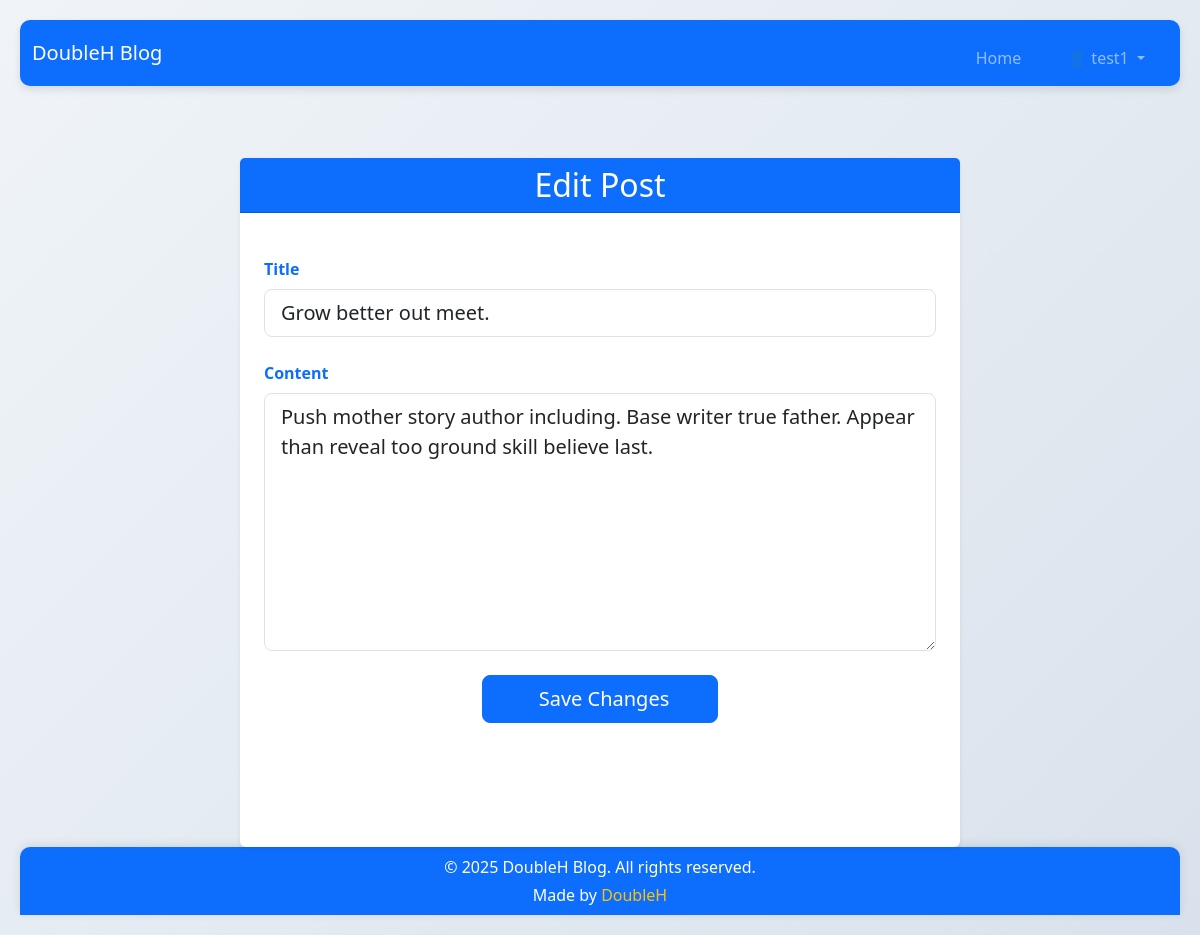
Screenshot of /post/6/edit/ (signed in) with the database file from the repository.
### app/models.py (models this page shows, shortened)
class Post(models.Model):
    user = models.ForeignKey(User, on_delete=models.CASCADE)
    title = models.CharField(max_length=200)
    content = models.TextField()
    created_at = models.DateTimeField(auto_now_add=True)

### app/views.py (the view)
# urls.py: path('post/<int:pk>/edit/', views.edit_post, name='edit_post'),
@login_required
def edit_post(request, pk):
    post = get_object_or_404(Post, pk=pk)
    if request.user != post.user:
        return redirect('user_posts', username=request.user.username)
    if request.method == "POST":
        form = PostForm(request.POST, instance=post)
        if form.is_valid():
            form.save()
            return redirect('user_posts', username=request.user.username)
    else:
        form = PostForm(instance=post)
    return render(request, 'edit_post.html', {'form': form})

### app/forms.py
class PostForm(forms.ModelForm):
    class Meta:
        model = Post
        fields = ['title', 'content']

### app/templates/edit_post.html (shortened to what this page needs)
{% extends 'base.html' %}
{% block content %}
<div class="container mt-5">
    <div class="row justify-content-center">
        <div class="col-md-8">
            <div class="card shadow-sm border-0">
                <div class="card-header bg-primary text-white">
                    <h2 class="card-title text-center mb-0">Edit Post</h2>
                </div>
                <div class="card-body p-4">
                    <form method="POST">
                        <div class="mb-4">
                            <label for="{{ form.title.id_for_label }}" class="form-label fw-bold text-primary">Title</label>
                            <input type="text"
                                   id="{{ form.title.id_for_label }}"
                                   name="{{ form.title.name }}"
                                   value="{{ form.title.value|default_if_none:'' }}"
                                   class="form-control form-control-lg"
                                   placeholder="Enter title">
                        </div>
                        <div class="mb-4">
                            <label for="{{ form.content.id_for_label }}" class="form-label fw-bold text-primary">Content</label>
                            <textarea
                                id="{{ form.content.id_for_label }}"
                                name="{{ form.content.name }}"
                                class="form-control form-control-lg"
                                rows="8"
                                placeholder="Enter content">{{ form.content.value|default_if_none:'' }}</textarea>
                        </div>
                        <div class="text-center mt-4">
                            <button type="submit" class="btn btn-primary btn-lg px-5 py-2">
                                 Save Changes
                            </button>
                        </div>
                    </form>
                </div>
            </div>
        </div>
    </div>
</div>
{% endblock %}

### app/templates/base.html (shortened to what this page needs)
{% load static %}
<!DOCTYPE html>
<html lang="en">
<head>
    <link href="https://cdn.jsdelivr.net/npm/bootstrap@5.3.3/dist/css/bootstrap.min.css" rel="stylesheet">
    <link rel="stylesheet" href="{% static 'style.css' %}">
</head>
<body>
<nav class="navbar navbar-expand-lg navbar-dark bg-primary">
    <div class="container-fluid">
        <a class="navbar-brand" href="/">DoubleH Blog</a>
        <div class="collapse navbar-collapse" id="navbarNav">
            <ul class="navbar-nav ms-auto">
                <li class="nav-item">
                    <a class="nav-link" href="/">Home</a>
                </li>
                {% if user.is_authenticated %}
                <li class="nav-item dropdown">
                    <a class="nav-link dropdown-toggle" href="#" id="navbarDropdown" role="button" data-bs-toggle="dropdown" aria-expanded="false">
                        👤 {{ user.username }}
                    </a>
                </li>
                {% endif %}
            </ul>
        </div>
    </div>
</nav>
<div class="container mt-4 content-wrapper">
    {% block content %}
    {% endblock %}
</div>
<div class="site-footer text-center">
    <div class="container">
        <p class="mb-1">© 2025 DoubleH Blog. All rights reserved.</p>
        <p class="mb-0">Made by <a href="https://github.com/TrinhDuongHoan/flask-tiny-app">DoubleH</a></p>
    </div>
</div>
</body>
</html>

### app/static/style.css (style rules this page uses)
* { margin: 0; padding: 0; box-sizing: border-box; }
body { font-family: 'Segoe UI', Tahoma, Geneva, Verdana, sans-serif; background: linear-gradient(135deg, #f0f4f8, #d9e2ec); color: #333; padding: 20px; }
body { background: linear-gradient(135deg, #f0f4f8, #d9e2ec); }
.card { box-shadow: 0 4px 8px rgba(0, 0, 0, 0.1); transition: transform 0.3s ease; }
nav { background: #007bff; color: #fff; padding: 15px; border-radius: 10px; box-shadow: 0 4px 8px rgba(0, 0, 0, 0.1); text-align: center; }
nav ul { list-style: none; margin-top: 10px; }
nav ul li { display: inline; margin: 0 15px; }
nav ul li a { text-decoration: none; color: #fff; font-weight: bold; transition: color 0.3s; }
form { clear: both; margin-top: 20px; }

### app/templates/base.html (style rules this page uses)
body { display: flex; flex-direction: column; min-height: 100vh; }
.content-wrapper { flex: 1; }
.site-footer { margin-top: auto; background: #0d6efd; color: #ffffff; padding: 0.5rem 0; box-shadow: 0 -2px 10px rgba(0, 0, 0, 0.1); border-radius: 10px 10px 0 0; }
.site-footer a { color: #ffc107; text-decoration: none; font-weight: 500; }

### rows the page displays
Post: title "Grow better out meet.", content "Push mother story author including. Base writer true father. Appear than reveal too ground skill believe last."

### other values shown
{{ user.username }} "test1"
